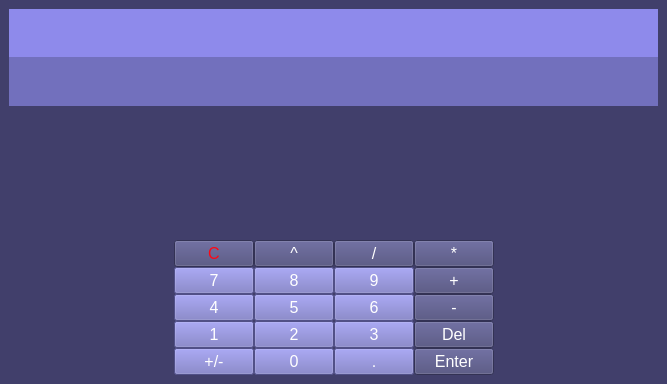
<?xml version="1.0" encoding="UTF-8"?>
<ui version="4.0">
 <class>PolishNotation</class>
 <widget class="QMainWindow" name="PolishNotation">
  <property name="geometry">
   <rect>
    <x>0</x>
    <y>0</y>
    <width>667</width>
    <height>384</height>
   </rect>
  </property>
  <property name="minimumSize">
   <size>
    <width>667</width>
    <height>384</height>
   </size>
  </property>
  <property name="maximumSize">
   <size>
    <width>16777215</width>
    <height>16777215</height>
   </size>
  </property>
  <property name="windowTitle">
   <string>PolishNotation</string>
  </property>
  <property name="styleSheet">
   <string notr="true">background-color: rgb(65, 63, 107);</string>
  </property>
  <widget class="QWidget" name="centralwidget">
   <layout class="QVBoxLayout" name="verticalLayout_3">
    <item>
     <layout class="QVBoxLayout" name="verticalLayout_2">
      <property name="spacing">
       <number>0</number>
      </property>
      <item>
       <layout class="QVBoxLayout" name="verticalLayout">
        <property name="spacing">
         <number>0</number>
        </property>
        <item>
         <widget class="QLabel" name="L_PN">
          <property name="font">
           <font>
            <pointsize>16</pointsize>
           </font>
          </property>
          <property name="styleSheet">
           <string notr="true">color: rgb(255, 255, 255);
background-color: rgb(129, 76, 235);
background-color: rgb(142, 138, 235);</string>
          </property>
          <property name="text">
           <string/>
          </property>
          <property name="alignment">
           <set>Qt::AlignRight|Qt::AlignTrailing|Qt::AlignVCenter</set>
          </property>
         </widget>
        </item>
        <item>
         <widget class="QLabel" name="L_Stack">
          <property name="font">
           <font>
            <pointsize>16</pointsize>
           </font>
          </property>
          <property name="styleSheet">
           <string notr="true">color: rgb(255, 255, 255);
background-color: rgb(142, 138, 235);</string>
          </property>
          <property name="text">
           <string/>
          </property>
          <property name="alignment">
           <set>Qt::AlignRight|Qt::AlignTrailing|Qt::AlignVCenter</set>
          </property>
         </widget>
        </item>
       </layout>
      </item>
      <item>
       <widget class="QLabel" name="L_Result_out">
        <property name="font">
         <font>
          <pointsize>32</pointsize>
         </font>
        </property>
        <property name="styleSheet">
         <string notr="true">color: rgb(255, 255, 255);
background-color: rgb(114, 112, 189);</string>
        </property>
        <property name="text">
         <string/>
        </property>
        <property name="alignment">
         <set>Qt::AlignRight|Qt::AlignTrailing|Qt::AlignVCenter</set>
        </property>
       </widget>
      </item>
     </layout>
    </item>
    <item>
     <spacer name="verticalSpacer">
      <property name="orientation">
       <enum>Qt::Vertical</enum>
      </property>
      <property name="sizeHint" stdset="0">
       <size>
        <width>20</width>
        <height>40</height>
       </size>
      </property>
     </spacer>
    </item>
    <item>
     <widget class="QLabel" name="L_Error">
      <property name="font">
       <font>
        <pointsize>14</pointsize>
       </font>
      </property>
      <property name="contextMenuPolicy">
       <enum>Qt::DefaultContextMenu</enum>
      </property>
      <property name="layoutDirection">
       <enum>Qt::LeftToRight</enum>
      </property>
      <property name="styleSheet">
       <string notr="true">color:rgb(217, 0, 4);
</string>
      </property>
      <property name="text">
       <string/>
      </property>
      <property name="alignment">
       <set>Qt::AlignCenter</set>
      </property>
     </widget>
    </item>
    <item>
     <layout class="QGridLayout" name="Lay_Btn" rowstretch="0,0,0,0,0">
      <property name="sizeConstraint">
       <enum>QLayout::SetMaximumSize</enum>
      </property>
      <property name="leftMargin">
       <number>0</number>
      </property>
      <property name="topMargin">
       <number>0</number>
      </property>
      <property name="rightMargin">
       <number>0</number>
      </property>
      <property name="bottomMargin">
       <number>0</number>
      </property>
      <property name="spacing">
       <number>0</number>
      </property>
      <item row="2" column="4">
       <widget class="QPushButton" name="Btn_Minus">
        <property name="font">
         <font>
          <pointsize>12</pointsize>
         </font>
        </property>
        <property name="cursor">
         <cursorShape>PointingHandCursor</cursorShape>
        </property>
        <property name="styleSheet">
         <string notr="true">color: rgb(255,255,255);
background-color: rgb(71, 70, 118);
</string>
        </property>
        <property name="text">
         <string>-</string>
        </property>
        <property name="autoDefault">
         <bool>true</bool>
        </property>
        <property name="flat">
         <bool>false</bool>
        </property>
       </widget>
      </item>
      <item row="4" column="3">
       <widget class="QPushButton" name="Btn_Dot">
        <property name="font">
         <font>
          <pointsize>12</pointsize>
         </font>
        </property>
        <property name="styleSheet">
         <string notr="true">color: rgb(255, 255, 255);
background-color: rgb(114, 112, 189);</string>
        </property>
        <property name="text">
         <string>.</string>
        </property>
        <property name="autoDefault">
         <bool>true</bool>
        </property>
        <property name="flat">
         <bool>false</bool>
        </property>
       </widget>
      </item>
      <item row="2" column="1">
       <widget class="QPushButton" name="Btn_4">
        <property name="font">
         <font>
          <pointsize>12</pointsize>
         </font>
        </property>
        <property name="styleSheet">
         <string notr="true">color: rgb(255, 255, 255);
background-color: rgb(114, 112, 189);</string>
        </property>
        <property name="text">
         <string>4</string>
        </property>
        <property name="autoDefault">
         <bool>true</bool>
        </property>
        <property name="flat">
         <bool>false</bool>
        </property>
       </widget>
      </item>
      <item row="1" column="4">
       <widget class="QPushButton" name="Btn_Plus">
        <property name="font">
         <font>
          <pointsize>12</pointsize>
         </font>
        </property>
        <property name="cursor">
         <cursorShape>PointingHandCursor</cursorShape>
        </property>
        <property name="styleSheet">
         <string notr="true">color: rgb(255, 255, 255);
background-color: rgb(71, 70, 118);
</string>
        </property>
        <property name="text">
         <string>+</string>
        </property>
        <property name="autoDefault">
         <bool>true</bool>
        </property>
        <property name="flat">
         <bool>false</bool>
        </property>
       </widget>
      </item>
      <item row="0" column="2">
       <widget class="QPushButton" name="Btn_Raise">
        <property name="font">
         <font>
          <pointsize>12</pointsize>
         </font>
        </property>
        <property name="cursor">
         <cursorShape>PointingHandCursor</cursorShape>
        </property>
        <property name="styleSheet">
         <string notr="true">color: rgb(255, 255, 255);
background-color: rgb(71, 70, 118);
</string>
        </property>
        <property name="text">
         <string>^</string>
        </property>
        <property name="autoDefault">
         <bool>true</bool>
        </property>
        <property name="default">
         <bool>false</bool>
        </property>
        <property name="flat">
         <bool>false</bool>
        </property>
       </widget>
      </item>
      <item row="0" column="1">
       <widget class="QPushButton" name="Btn_Clear">
        <property name="font">
         <font>
          <pointsize>12</pointsize>
         </font>
        </property>
        <property name="cursor">
         <cursorShape>PointingHandCursor</cursorShape>
        </property>
        <property name="mouseTracking">
         <bool>false</bool>
        </property>
        <property name="tabletTracking">
         <bool>false</bool>
        </property>
        <property name="layoutDirection">
         <enum>Qt::LeftToRight</enum>
        </property>
        <property name="autoFillBackground">
         <bool>false</bool>
        </property>
        <property name="styleSheet">
         <string notr="true">
color: rgb(255, 7, 19);
background-color: rgb(71, 70, 118);
</string>
        </property>
        <property name="text">
         <string>C</string>
        </property>
        <property name="checkable">
         <bool>false</bool>
        </property>
        <property name="checked">
         <bool>false</bool>
        </property>
        <property name="autoRepeat">
         <bool>false</bool>
        </property>
        <property name="autoExclusive">
         <bool>false</bool>
        </property>
        <property name="autoDefault">
         <bool>false</bool>
        </property>
        <property name="default">
         <bool>false</bool>
        </property>
        <property name="flat">
         <bool>false</bool>
        </property>
       </widget>
      </item>
      <item row="3" column="2">
       <widget class="QPushButton" name="Btn_2">
        <property name="font">
         <font>
          <pointsize>12</pointsize>
         </font>
        </property>
        <property name="styleSheet">
         <string notr="true">color: rgb(255, 255, 255);
background-color: rgb(114, 112, 189);</string>
        </property>
        <property name="text">
         <string>2</string>
        </property>
        <property name="autoDefault">
         <bool>true</bool>
        </property>
        <property name="flat">
         <bool>false</bool>
        </property>
       </widget>
      </item>
      <item row="1" column="2">
       <widget class="QPushButton" name="Btn_8">
        <property name="font">
         <font>
          <pointsize>12</pointsize>
         </font>
        </property>
        <property name="styleSheet">
         <string notr="true">color: rgb(255, 255, 255);
background-color: rgb(114, 112, 189);</string>
        </property>
        <property name="text">
         <string>8</string>
        </property>
        <property name="autoDefault">
         <bool>true</bool>
        </property>
        <property name="flat">
         <bool>false</bool>
        </property>
       </widget>
      </item>
      <item row="1" column="3">
       <widget class="QPushButton" name="Btn_9">
        <property name="font">
         <font>
          <pointsize>12</pointsize>
          <weight>50</weight>
          <bold>false</bold>
         </font>
        </property>
        <property name="styleSheet">
         <string notr="true">color: rgb(255, 255, 255);
background-color: rgb(96, 95, 107);
background-color: rgb(114, 112, 189);
</string>
        </property>
        <property name="text">
         <string>9</string>
        </property>
        <property name="autoDefault">
         <bool>true</bool>
        </property>
        <property name="flat">
         <bool>false</bool>
        </property>
       </widget>
      </item>
      <item row="4" column="2">
       <widget class="QPushButton" name="Btn_0">
        <property name="font">
         <font>
          <pointsize>12</pointsize>
         </font>
        </property>
        <property name="styleSheet">
         <string notr="true">color: rgb(255, 255, 255);
background-color: rgb(114, 112, 189);</string>
        </property>
        <property name="text">
         <string>0</string>
        </property>
        <property name="autoDefault">
         <bool>true</bool>
        </property>
        <property name="flat">
         <bool>false</bool>
        </property>
       </widget>
      </item>
      <item row="2" column="2">
       <widget class="QPushButton" name="Btn_5">
        <property name="font">
         <font>
          <pointsize>12</pointsize>
         </font>
        </property>
        <property name="styleSheet">
         <string notr="true">color: rgb(255, 255, 255);
background-color: rgb(114, 112, 189);</string>
        </property>
        <property name="text">
         <string>5</string>
        </property>
        <property name="autoDefault">
         <bool>true</bool>
        </property>
        <property name="flat">
         <bool>false</bool>
        </property>
       </widget>
      </item>
      <item row="3" column="5">
       <spacer name="horizontalSpacer_2">
        <property name="orientation">
         <enum>Qt::Horizontal</enum>
        </property>
        <property name="sizeHint" stdset="0">
         <size>
          <width>40</width>
          <height>20</height>
         </size>
        </property>
       </spacer>
      </item>
      <item row="4" column="1">
       <widget class="QPushButton" name="Btn_Inversion">
        <property name="font">
         <font>
          <pointsize>12</pointsize>
         </font>
        </property>
        <property name="styleSheet">
         <string notr="true">color: rgb(255, 255, 255);
background-color: rgb(114, 112, 189);</string>
        </property>
        <property name="text">
         <string>+/-</string>
        </property>
        <property name="autoDefault">
         <bool>true</bool>
        </property>
        <property name="flat">
         <bool>false</bool>
        </property>
       </widget>
      </item>
      <item row="0" column="3">
       <widget class="QPushButton" name="Btn_Split">
        <property name="font">
         <font>
          <pointsize>12</pointsize>
         </font>
        </property>
        <property name="cursor">
         <cursorShape>PointingHandCursor</cursorShape>
        </property>
        <property name="styleSheet">
         <string notr="true">color: rgb(255, 255, 255);
background-color: rgb(71, 70, 118);
</string>
        </property>
        <property name="text">
         <string>/</string>
        </property>
        <property name="autoDefault">
         <bool>true</bool>
        </property>
        <property name="flat">
         <bool>false</bool>
        </property>
       </widget>
      </item>
      <item row="3" column="3">
       <widget class="QPushButton" name="Btn_3">
        <property name="font">
         <font>
          <pointsize>12</pointsize>
         </font>
        </property>
        <property name="styleSheet">
         <string notr="true">color: rgb(255, 255, 255);
background-color: rgb(114, 112, 189);</string>
        </property>
        <property name="text">
         <string>3</string>
        </property>
        <property name="autoDefault">
         <bool>true</bool>
        </property>
        <property name="default">
         <bool>false</bool>
        </property>
        <property name="flat">
         <bool>false</bool>
        </property>
       </widget>
      </item>
      <item row="2" column="3">
       <widget class="QPushButton" name="Btn_6">
        <property name="font">
         <font>
          <pointsize>12</pointsize>
         </font>
        </property>
        <property name="styleSheet">
         <string notr="true">color: rgb(255, 255, 255);
background-color: rgb(114, 112, 189);</string>
        </property>
        <property name="text">
         <string>6</string>
        </property>
        <property name="autoDefault">
         <bool>true</bool>
        </property>
        <property name="flat">
         <bool>false</bool>
        </property>
       </widget>
      </item>
      <item row="0" column="4">
       <widget class="QPushButton" name="Btn_Multiply">
        <property name="font">
         <font>
          <pointsize>12</pointsize>
         </font>
        </property>
        <property name="cursor">
         <cursorShape>PointingHandCursor</cursorShape>
        </property>
        <property name="styleSheet">
         <string notr="true">color: rgb(255, 255, 255);
background-color: rgb(71, 70, 118);
</string>
        </property>
        <property name="text">
         <string>*</string>
        </property>
        <property name="autoDefault">
         <bool>true</bool>
        </property>
        <property name="flat">
         <bool>false</bool>
        </property>
       </widget>
      </item>
      <item row="1" column="1">
       <widget class="QPushButton" name="Btn_7">
        <property name="font">
         <font>
          <pointsize>12</pointsize>
         </font>
        </property>
        <property name="styleSheet">
         <string notr="true">color: rgb(255, 255, 255);
background-color: rgb(114, 112, 189);</string>
        </property>
        <property name="text">
         <string>7</string>
        </property>
        <property name="autoDefault">
         <bool>true</bool>
        </property>
        <property name="flat">
         <bool>false</bool>
        </property>
       </widget>
      </item>
      <item row="3" column="1">
       <widget class="QPushButton" name="Btn_1">
        <property name="font">
         <font>
          <pointsize>12</pointsize>
         </font>
        </property>
        <property name="styleSheet">
         <string notr="true">color: rgb(255, 255, 255);
background-color: rgb(114, 112, 189);</string>
        </property>
        <property name="text">
         <string>1</string>
        </property>
        <property name="autoDefault">
         <bool>true</bool>
        </property>
        <property name="default">
         <bool>false</bool>
        </property>
        <property name="flat">
         <bool>false</bool>
        </property>
       </widget>
      </item>
      <item row="3" column="0">
       <spacer name="horizontalSpacer">
        <property name="orientation">
         <enum>Qt::Horizontal</enum>
        </property>
        <property name="sizeHint" stdset="0">
         <size>
          <width>40</width>
          <height>20</height>
         </size>
        </property>
       </spacer>
      </item>
      <item row="4" column="4">
       <widget class="QPushButton" name="Btn_Separate">
        <property name="enabled">
         <bool>true</bool>
        </property>
        <property name="sizePolicy">
         <sizepolicy hsizetype="Minimum" vsizetype="Fixed">
          <horstretch>0</horstretch>
          <verstretch>0</verstretch>
         </sizepolicy>
        </property>
        <property name="maximumSize">
         <size>
          <width>16777215</width>
          <height>16777215</height>
         </size>
        </property>
        <property name="baseSize">
         <size>
          <width>0</width>
          <height>0</height>
         </size>
        </property>
        <property name="font">
         <font>
          <pointsize>12</pointsize>
         </font>
        </property>
        <property name="cursor">
         <cursorShape>PointingHandCursor</cursorShape>
        </property>
        <property name="layoutDirection">
         <enum>Qt::LeftToRight</enum>
        </property>
        <property name="styleSheet">
         <string notr="true">color: rgb(255, 255, 255);
background-color: rgb(96, 95, 107);
background-color: rgb(71, 70, 118);
</string>
        </property>
        <property name="text">
         <string>Enter</string>
        </property>
        <property name="iconSize">
         <size>
          <width>20</width>
          <height>20</height>
         </size>
        </property>
        <property name="autoDefault">
         <bool>true</bool>
        </property>
        <property name="default">
         <bool>false</bool>
        </property>
        <property name="flat">
         <bool>false</bool>
        </property>
       </widget>
      </item>
      <item row="3" column="4">
       <widget class="QPushButton" name="Btn_Chop">
        <property name="font">
         <font>
          <pointsize>12</pointsize>
         </font>
        </property>
        <property name="cursor">
         <cursorShape>PointingHandCursor</cursorShape>
        </property>
        <property name="styleSheet">
         <string notr="true">background-color: rgb(71, 70, 118);
color: rgb(255, 255, 255);
</string>
        </property>
        <property name="text">
         <string>Del</string>
        </property>
        <property name="autoDefault">
         <bool>true</bool>
        </property>
       </widget>
      </item>
     </layout>
    </item>
   </layout>
  </widget>
 </widget>
 <resources/>
 <connections/>
</ui>
